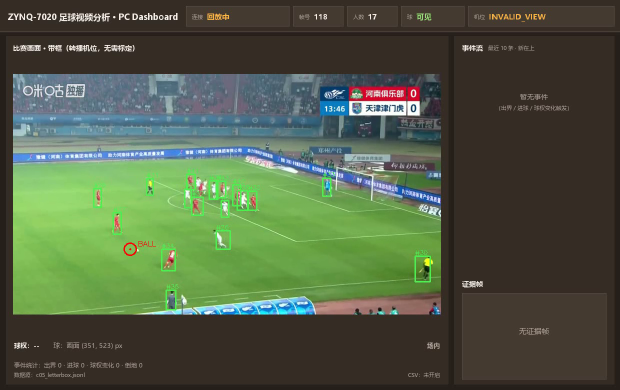
#> input picture build/_ballcheck_new_f118.png, 1240 x 780 px (shown at 1/2 size)
$ python -i hdmi_video.py   (imports and definitions only)
#> lines starting #> are read from the running program, lines starting #| are printed output that depends on the picture
#> further down, picture is the input picture: shape (780, 1240, 3); mean B, G, R 68.2, 92.3, 80.1
"""hdmi_video.py —— PS 侧：把「带检测框的画面」写进 DDR 帧缓存，PL 扫描输出到 HDMI。

为什么需要它
------------
D018 当时明确「不做视频环出/OSD 叠框」；现在要求 HDMI 直接输出**带框的视频**。
硬件侧是 `hdmi_video.bit`（PL 的 fb_scanout 经 S_AXI_HP0 读 DDR → TMDS），
软件侧就是本工具：每帧把 BGR888 画成 32bpp 字写进帧缓存，再通过 AXI GPIO 告诉 PL
基址/跨距/宽/使能。

寄存器（AXI GPIO，地址见 build/scripts/bd_hdmi_video.tcl）
    cfg  0x41200000  ch1 = 帧缓存物理地址（字节）
                     ch2 = {en[27], width[26:16], stride[15:0]}
    st   0x41210000  = {frames[31:16], under[15:0]}   （PL 计数，只读）

三种用法
--------
1) 本机出图（不需要板子，验收/报告用）：
       py tools/hdmi_video.py --replay data/results/run_x.jsonl \
           --video clip.mp4 --png-out out.png --max-frames 30
2) 板上环出（PYNQ）：
       python3 tools/hdmi_video.py --replay /home/xilinx/run_x.jsonl \
           --video /home/xilinx/clip.mp4 --fps 25
3) 自检：
       py tools/hdmi_video.py --selftest

判据令牌：HDMI_VIDEO_OK <frames> <fps> / HDMI_VIDEO_FAIL <reason>
"""
import argparse
import json
import os
import sys
import time
from pathlib import Path

import cv2
import numpy as np

W, H = 1280, 720          # 帧缓存与输出时序
BUF_ADDR_CFG = 0x41200000  # AXI GPIO cfg
BUF_ADDR_ST = 0x41210000   # AXI GPIO status

COL_BOX = (0, 255, 0)
COL_BALL = (0, 0, 255)
COL_EVENT = (0, 255, 255)


# ---------------------------------------------------------------- 数据读取
# [112 lines left out: functions read_jsonl, norm_frame, _img_from_field, draw_frame, not called in this run]


def pack_frame(img_bgr, width=W, stride_px=W):
    """BGR 图 → 32bpp 字数组（低 24 位 = R|G<<8|B<<16，bit31 填充 0）。

    ★ 2026-10-31 用户报「真视频显示得很慢」。同一块板上同一批帧背靠背对比
    （排除两次测量之间的主频/负载差异）：旧写法 169.0 ms/帧，新写法 28.2 ms/帧
    —— 整整 6 倍。瓶颈是旧写法在 CPU 上把 92 万像素整帧做三轮 astype + 三组移位。
    改成一次 cv2.cvtColor 补 Alpha 再按 uint32 看：内存里本就是 B,G,R,A，
    小端读成 32 位恰好是 B | G<<8 | R<<16 | A<<24，与逐通道移位**逐位相同**
    （本机整帧随机图实测 maxdiff=0），再把高 8 位抹掉保持 bit31=0。
    """
#> called with width = 1280, stride_px = 1280
    small = cv2.resize(img_bgr, (width, img_bgr.shape[0]), interpolation=cv2.INTER_AREA) \
        if img_bgr.shape[1] != width else img_bgr
    bgra = cv2.cvtColor(small, cv2.COLOR_BGR2BGRA)
    words = bgra.view(np.uint32).reshape(small.shape[0], width)
    np.bitwise_and(words, np.uint32(0x00FFFFFF), out=words)   # 原地清高 8 位（A=255 不许漏出去）
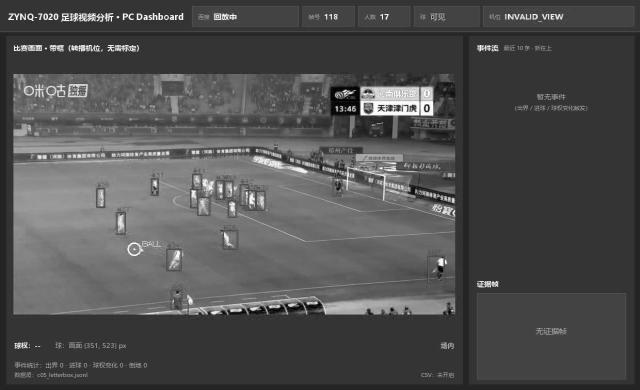
#> words: shape (780, 1280) uint32 (shown at 1/2 size); min 4618, max 16777215, mean 5270250.4; drawn with min black and max white
    if stride_px != width:
        pad = np.zeros((words.shape[0], stride_px - width), dtype=np.uint32)
        words = np.concatenate([words, pad], axis=1)
    return words


# ---------------------------------------------------------------- 板上通道
class HdmiVideoOut(object):
    """PYNQ 侧：分配 DDR 帧缓存 + 配置 PL 寄存器。"""

    # [16 lines left out: function __init__, not called in this run]

    # ------------------------------------------------------------------ 平移补正
    # 2026-11-01：这块屏上「屏幕第 C 列显示的是帧缓存第 (C-K) 列」，K 恒定。
    # 两次实测：K=414（0/1/2/3/4/5/857…868/1275…1279 共 47 个点全部 K=414，
    #          接缝在源 866 → 屏 0，正好是 mod 1280 的循环平移；连测 20 次不漂）。
    # 历史上还量到过 1024 / 313 —— 所以**不能写死**，每次起管线现场量一遍。
    #
    # 量的方法不靠人眼：`st` 的通道 2（0x41210008）在 cfg_pack[31:29]=7 时输出
    # 「位置加权和」Σ(屏幕列号)×像素。把源图做成**只有第 j 列 = 1**、其余全 0，
    # 那么每行只有那一列贡献 (屏列+1)，720 行累加 ⇒ pos = 720×(屏列+1)。
    # 一个数反解一个点，扫几个点即可确认它是不是循环平移（K 一致 = 是）。
    #
    # 补正则只需在写帧缓存前把列循环右移：buf[i] = src[(i+K) mod W]
    # ⇒ 屏幕第 C 列取 buf[C-K] = src[C]。补完再量一遍，必须变成恒等（K=0）。
    # 这一步是**机器判据**，不是「看着像对齐了」。
    _PROBE_COLS = (0, 320, 640, 960, 1279)

    # [125 lines left out: functions _probe_screen_col, calibrate_shift, verify_shift, _rotate_into, check_cfg, show, not called in this run]

    def status(self):
        v = self.st.read(0x0)
        return {"frames": (v >> 16) & 0xFFFF, "under": v & 0xFFFF}


# ---------------------------------------------------------------- 自检
# [126 lines left out: functions _selftest, main, not called in this run]


# [2 lines not run here, left out]

>>> import cv2
>>> picture = cv2.imread('../build/_ballcheck_new_f118.png')
>>> result = pack_frame(picture)

$ run again, on build/c05_evt_f110.png
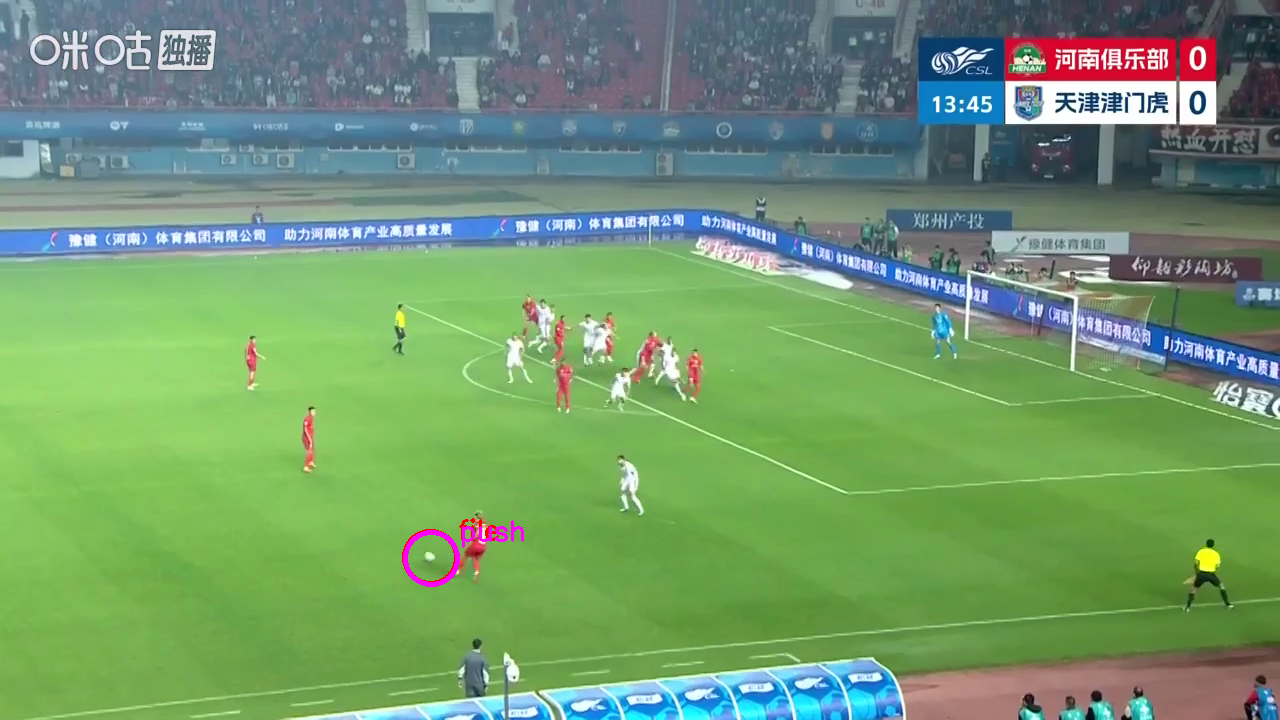
#> input picture build/c05_evt_f110.png, 1280 x 720 px
#> picture is the input picture: shape (720, 1280, 3); mean B, G, R 109.6, 153.2, 114.4
#> in pack_frame, `np.bitwise_and(words, np.uint32(0x00FFFFFF), out=words)`:
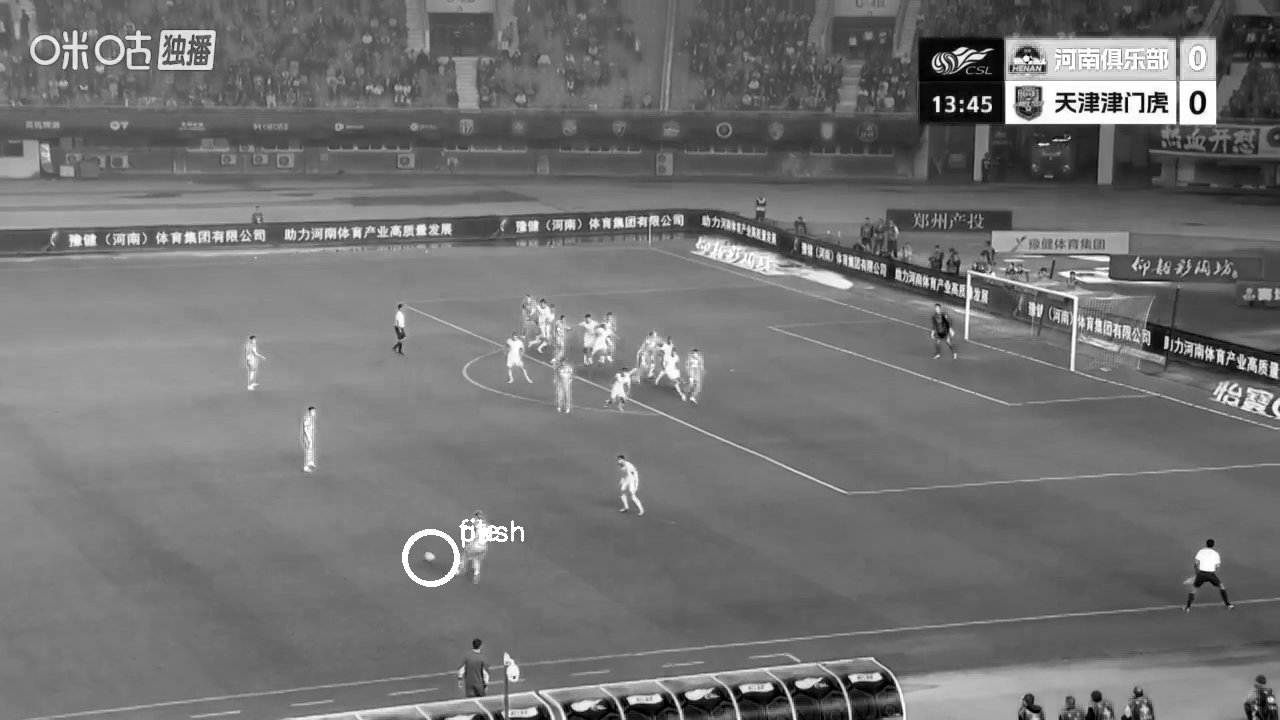
#> words: shape (720, 1280) uint32; min 26, max 16777215, mean 7536575.1; drawn with min black and max white
